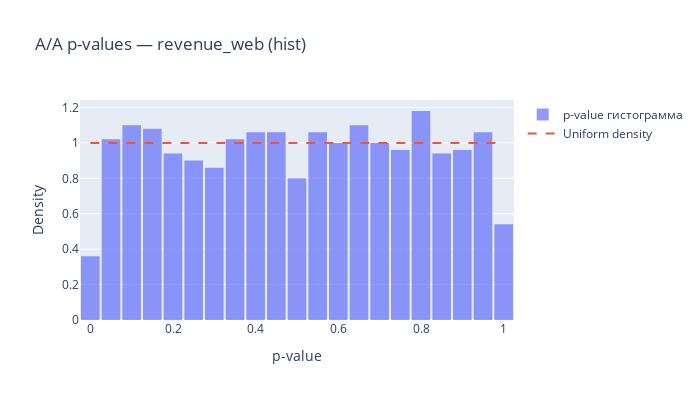
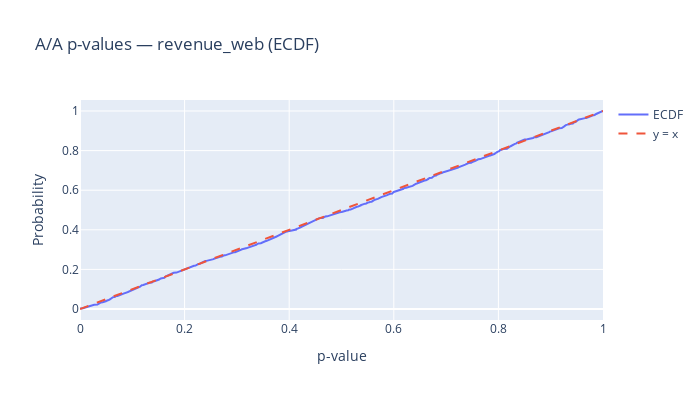

Write notebook code for charts like these, in order.
### Code cell
a = assist_metric.set_index("user_id")["total_revenue_web"]

pvals_assist = aa_pvalues(a)
plot_pvalue_ecdf_hist(pvals_assist, "A/A p-values — revenue_web (hist)")
plot_pvalue_ecdf_prob(pvals_assist, "A/A p-values — revenue_web (ECDF)")

### Figure 1 — Plotly figure (JSON) as saved in the notebook; plotly's stock layout.template omitted (floating-point values rounded to 4 significant figures; data arrays with more than 128 entries replaced by an {"elided": "..."} marker saying what was removed)
{"data": [{"histnorm": "probability density", "name": "p-value гистограмма", "nbinsx": 20, "opacity": 0.7, "type": "histogram", "x": {"elided": "1000 float values"}}, {"line": {"dash": "dash"}, "mode": "lines", "name": "Uniform density", "type": "scatter", "x": [0, 1], "y": [1, 1]}], "layout": {"bargap": 0.1, "height": 400, "title": {"text": "A/A p-values — revenue_web (hist)"}, "width": 700, "xaxis": {"title": {"text": "p-value"}}, "yaxis": {"title": {"text": "Density"}}}}

### Figure 2 — Plotly figure (JSON) as saved in the notebook; plotly's stock layout.template omitted (floating-point values rounded to 4 significant figures; data arrays with more than 128 entries replaced by an {"elided": "..."} marker saying what was removed)
{"data": [{"mode": "lines", "name": "ECDF", "type": "scatter", "x": {"elided": "1000 float values"}, "y": {"elided": "1000 float values"}}, {"line": {"dash": "dash"}, "mode": "lines", "name": "y = x", "type": "scatter", "x": [0, 1], "y": [0, 1]}], "layout": {"height": 400, "title": {"text": "A/A p-values — revenue_web (ECDF)"}, "width": 700, "xaxis": {"title": {"text": "p-value"}}, "yaxis": {"title": {"text": "Probability"}}}}
